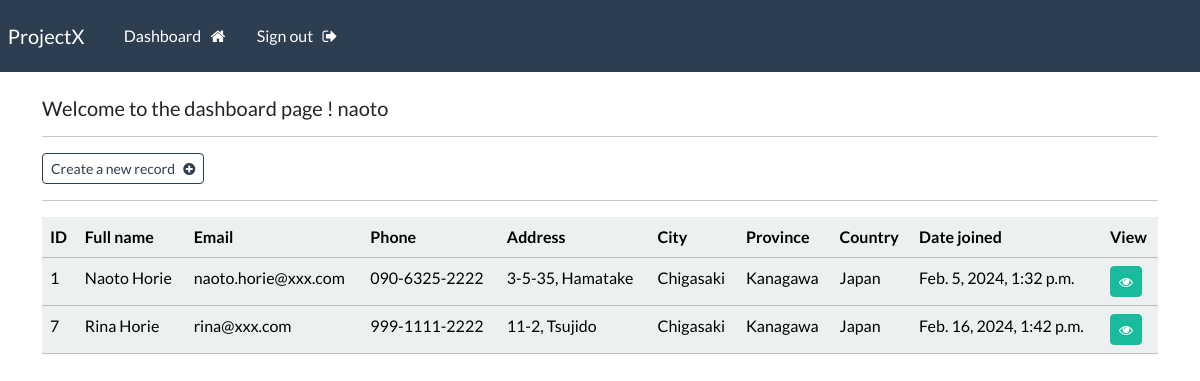
The page /dashboard (signed in) on the database its author committed.
### webapp/models.py (models this page shows, shortened)
class Record(models.Model):
    creation_date = models.DateTimeField(auto_now_add=True)
    first_name = models.CharField(max_length=100)
    last_name = models.CharField(max_length=100)
    email = models.CharField(max_length=255)
    phone = models.CharField(max_length=20)
    address = models.CharField(max_length=300)
    city = models.CharField(max_length=255)
    province = models.CharField(max_length=200)
    country = models.CharField(max_length=125)

### webapp/views.py (the view)
# urls.py: path('dashboard', views.dashboard, name="dashboard"),
@login_required(login_url='my-login')
def dashboard(request):
    my_records = Record.objects.all()
    context = {'records': my_records}
    return render(request, 'webapp/dashboard.html', context=context)

### webapp/templates/webapp/dashboard.html
{% extends 'webapp/base.html' %}
{% block content %}
    <h5>Welcome to the dashboard page ! {{user}}</h5>
    <hr>
    <a class="btn btn-outline-primary btn-sm" href="{% url 'create-record' %}">
        Create a new record &nbsp; <i class="fa fa-plus-circle" aria-hidden="true"></i>
    </a>
    <hr>
    <table class="table table-light table-hover">
        <thead class="table-light">
            <tr>
                <th scope="col">ID</th>
                <th scope="col">Full name</th>
                <th scope="col">Email</th>
                <th scope="col">Phone</th>
                <th scope="col">Address</th>
                <th scope="col">City</th>
                <th scope="col">Province</th>
                <th scope="col">Country</th>
                <th scope="col">Date joined</th>
                <th scope="col">View</th>
            </tr>
        </thead>
        <tbody>
        {% if records %}
            {% for record in records %}
            <tr>
                <td>{{record.id}}</td>
                <td>{{record.first_name}}  {{record.last_name}}</td>
                <td>{{record.email}}</td>
                <td>{{record.phone}}</td>
                <td>{{record.address}}</td>
                <td>{{record.city}}</td>
                <td>{{record.province}}</td>
                <td>{{record.country}}</td>
                <td>{{record.creation_date}}</td>
                <td><a class="btn btn-success btn-sm" href="{% url 'record' record.id %}"><i class="fa fa-eye" aria-hidden="true"></i></a> </td>
            </tr>
            {% endfor %}
        {% endif %}
        </tbody>
    </table>
{% endblock %}

### webapp/templates/webapp/base.html (shortened to what this page needs)
{% load static %}
<!DOCTYPE html>
<html lang="en">
<head>
    <link rel="stylesheet" type="text/css" href="https://bootswatch.com/5/flatly/bootstrap.min.css">
    <link rel="stylesheet" type="text/css" href="{% static 'css/style.css' %}">
    <link rel="stylesheet" href="https://cdnjs.cloudflare.com/ajax/libs/font-awesome/4.7.0/css/font-awesome.min.css">
</head>
<body>
    {% include 'webapp/navbar.html'%}
    <div class="container">
        <br>
        {% block content %}
        {% endblock %}
    </div>
</html>

### webapp/templates/webapp/navbar.html (shortened to what this page needs)
<nav class="navbar navbar-expand-lg navbar-dark bg-primary justify-content-center">
    <a class="navbar-brand main-heading" href="{% url '' %}">
      &nbsp; ProjectX
    </a>
      <div class="collapse navbar-collapse text-center" id="navbarNavDropdown">
        <ul class="navbar-nav mr-auto">
          {% if user.is_authenticated %}
            <li class="nav-item">
              <a class="nav-link" href="{% url 'dashboard' %}">Dashboard &nbsp; <i class="fa fa-home" aria-hidden="true"></i> </a>
            </li>
            <li class="nav-item">
              <a class="nav-link" href="{% url 'user-logout' %}">Sign out &nbsp; <i class="fa fa-sign-out" aria-hidden="true"></i> </a>
            </li>
        </ul>
        {% endif %}
      </div>
  </nav>

### rows shown on the page
Record: id "1", first_name "Naoto", last_name "Horie", email "naoto.horie@xxx.com", phone "090-6325-2222", address "3-5-35, Hamatake", city "Chigasaki", province "Kanagawa", country "Japan", creation_date "Feb. 5, 2024, 1:32 p.m."
Record: id "7", first_name "Rina", last_name "Horie", email "rina@xxx.com", phone "999-1111-2222", address "11-2, Tsujido", city "Chigasaki", province "Kanagawa", country "Japan", creation_date "Feb. 16, 2024, 1:42 p.m."

### other values the page prints
{{ user }} "naoto"
